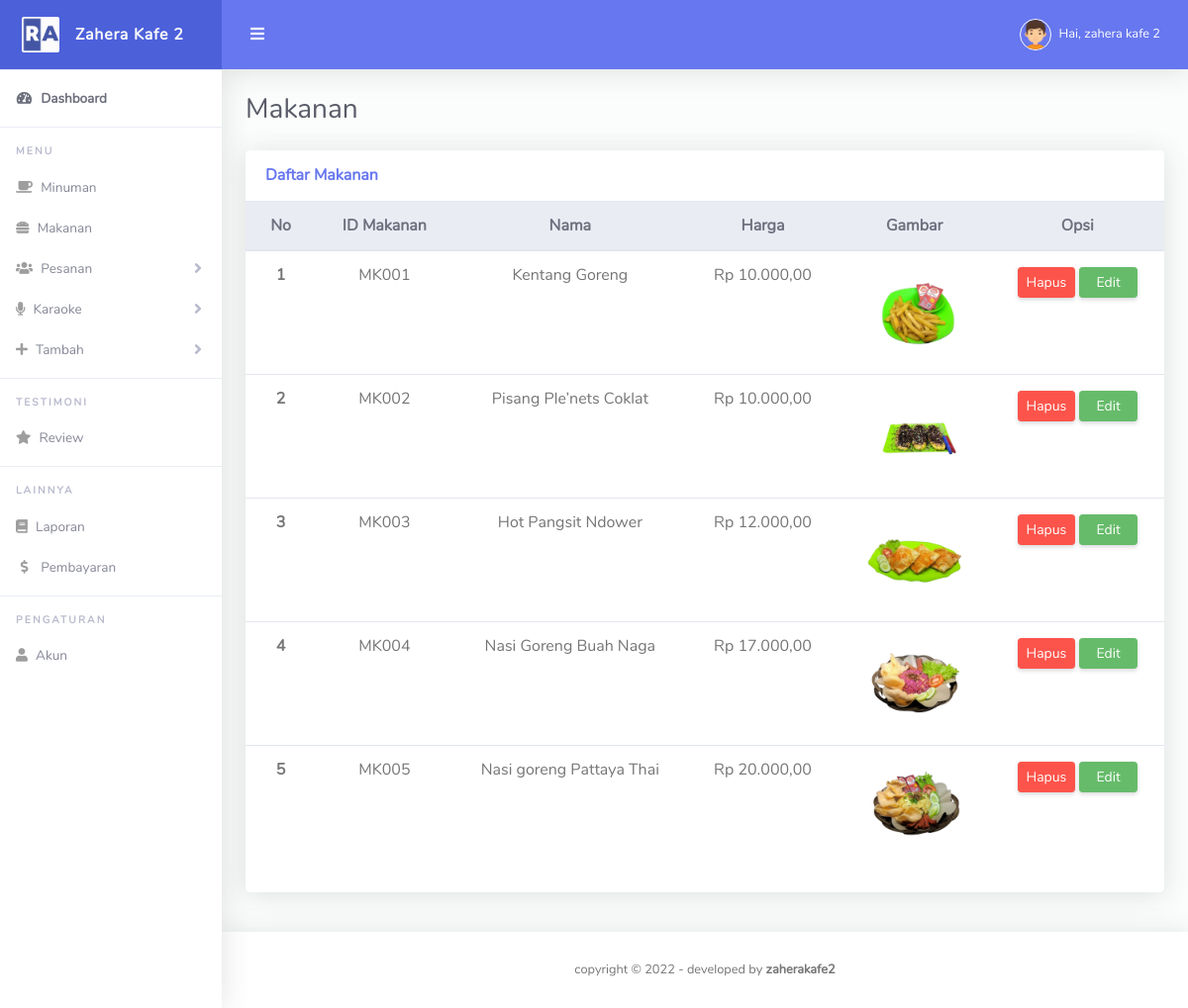
Page /makanan_admin.php (signed in) on the committed database.
### tables this page shows
CREATE TABLE `tb_makanan` (
  `id` int(11) NOT NULL,
  `id_makanan` varchar(255) NOT NULL,
  `nama_makanan` varchar(255) NOT NULL,
  `harga_makanan` varchar(255) NOT NULL,
  `gmb_makanan` varchar(255) NOT NULL
);

### makanan_admin.php (the view)
<?php include "navbar_admin.php"; ?>
<div class="container-fluid" id="container-wrapper">
  <div class="d-sm-flex align-items-center justify-content-between mb-4">
    <h1 class="h3 mb-0 text-gray-800">Makanan</h1>
  </div>
  <div class="row mb-3">
    <div class="col-xl-12 col-lg-11 mb-4">
      <div class="card">
        <div class="card-header py-3 d-flex flex-row align-items-center justify-content-between">
          <h6 class="m-0 font-weight-bold text-primary">Daftar Makanan</h6>
        </div>
        <div class="table-responsive">
          <table class="table align-items-center table-flush text-center">
            <thead class="thead-light">
              <tr>
                <th>No</th>
                <th>ID Makanan</th>
                <th>Nama</th>
                <th>Harga</th>
                <th>Gambar</th>
                <th>Opsi</th>
              </tr>
            </thead>
            <tbody>
              <?php
              include "koneksi.php";
              $query = "SELECT * FROM tb_makanan";
              $query_run = mysqli_query($koneksi, $query);
              $no = 1;
              while ($row = mysqli_fetch_array($query_run)) {
              ?>
                <tr>
                  <th><?= $no++ ?></th>
                  <td><?= $row['id_makanan']; ?></td>
                  <td><?= $row['nama_makanan']; ?></td>
                  <td><?= "Rp ".number_format($row['harga_makanan'], 2,',','.'); ?></td>
                  <td><img src="upload/<?= $row['gmb_makanan']; ?>" style="width: 100px; height: 100px;" alt=""></td>
                  <td>
                    <a href="hapus.php?id_mkn=<?= $row['id']; ?>" onclick="return confirm('Apakah anda yakin?');">
                      <span class="btn mt-1 btn-sm mb-1 btn-danger">Hapus</span></a>
                    <a href="edit_makanan.php?id=<?= $row['id']; ?>">
                      <span class="btn btn-sm btn-success px-3">Edit</span></a>
                  </td>
                </tr>
              <?php
              }
              ?>
            </tbody>
          </table>
        </div>
        <div class="card-footer"></div>
      </div>
    </div>
  </div>
</div>
<?php include "footer_admin.php"; ?>

### navbar_admin.php (shortened to what this page needs)
<?php
include "jumlah.php";
?>
<!DOCTYPE html>
<html lang="en">
<head>
    <link href="vendor/fontawesome-free/css/all.min.css" rel="stylesheet" type="text/css">
    <link href="vendor/bootstrap/css/bootstrap.min.css" rel="stylesheet" type="text/css">
    <link href="assets/css/ruang-admin.min.css" rel="stylesheet">
</head>
<body id="page-top">
    <div id="wrapper">
        <ul class="navbar-nav sidebar sidebar-light accordion" id="accordionSidebar">
            <a class="sidebar-brand d-flex align-items-center justify-content-center" href="admin.php">
                <div class="sidebar-brand-icon">
                    <img src="assets/img/logo/logo2.png">
                </div>
                <div class="sidebar-brand-text mx-3">Zahera Kafe 2</div>
            </a>
            <hr class="sidebar-divider my-0">
            <li class="nav-item active">
                <a class="nav-link" href="admin.php">
                    <i class="fas fa-fw fa-tachometer-alt"></i>
                    <span>Dashboard</span></a>
            </li>
            <hr class="sidebar-divider">
            <div class="sidebar-heading">
                Menu
            </div>
            <?php if ($_SESSION['level'] == 'admin') : ?>
                <li class="nav-item">
                    <a class="nav-link" href="minuman_admin.php">
                        <i class="fa fa-coffee"></i>
                        <span>Minuman</span>
                    </a>
                </li>
                <li class="nav-item">
                    <a class="nav-link" href="makanan_admin.php">
                        <i class="fa fa-hamburger"></i>
                        <span>Makanan</span>
                    </a>
                </li>
            <?php endif; ?>
            <li class="nav-item">
                <a class="nav-link collapsed" href="#" data-toggle="collapse" data-target="#collapseTable" aria-expanded="true" aria-controls="collapseTable">
                    <i class="fa fa-users"></i>
                    <span>Pesanan</span>
                </a>
            </li>
            <li class="nav-item">
                <a class="nav-link collapsed" href="#" data-toggle="collapse" data-target="#collapseTable5" aria-expanded="true" aria-controls="collapseTable">
                    <i class="fa fa-microphone"></i>
                    <span>Karaoke</span>
                </a>
            </li>
            <li class="nav-item">
                <a class="nav-link collapsed" href="#" data-toggle="collapse" data-target="#collapseTable2" aria-expanded="true" aria-controls="collapseTable">
                    <i class="fa fa-plus"></i>
                    <span>Tambah</span>
                </a>
            </li>
            <?php if ($_SESSION['level'] == 'admin') : ?>
                <hr class="sidebar-divider">
                <div class="sidebar-heading">
                    Testimoni
                </div>
                <li class="nav-item">
                    <a class="nav-link" href="review_admin.php">
                        <i class="fa fa-star"></i>
                        <span>Review</span>
                    </a>
                </li>
                <hr class="sidebar-divider">
                <div class="sidebar-heading">
                    Lainnya
                </div>
                <li class="nav-item">
                    <a class="nav-link" href="laporan_admin.php">
                        <i class="fa fa-book"></i>
                        <span>Laporan</span>
                    </a>
                </li>
                <?php if ($_SESSION['level'] == 'admin') : ?>
                <li class="nav-item">
                    <a class="nav-link" href="detail_pembayaran.php">
                        <i class="fas fa-fw fa-dollar-sign"></i>
                        <span>Pembayaran</span></a>
                </li>
            <?php endif; ?>
                <hr class="sidebar-divider">
                <div class="sidebar-heading">
                    Pengaturan
                </div>
                <li class="nav-item">
                    <a class="nav-link" href="pengaturan_admin.php">
                        <i class="fa fa-user"></i>
                        <span>Akun</span>
                    </a>
                </li>
            <?php endif; ?>
        </ul>
        <div id="content-wrapper" class="d-flex flex-column">
            <div id="content">
                <nav class="navbar navbar-expand navbar-light bg-navbar topbar mb-4 static-top">
                    <button id="sidebarToggleTop" class="btn btn-link ro unded-circle mr-3">
                        <i class="fa fa-bars"></i>
                    </button>
                    <ul class="navbar-nav ml-auto">
                        <li class="nav-item dropdown no-arrow">
                            <a class="nav-link dropdown-toggle" href="#" id="userDropdown" role="button" data-toggle="dropdown" aria-haspopup="true" aria-expanded="false">
                                <img class="img-profile rounded-circle" src="assets/img/boy.png" style="max-width: 60px">
                                <?php
                                $email = $_SESSION['email'];
                                $sql = "SELECT * FROM tb_login WHERE email ='$email'";
                                $result = mysqli_query($koneksi, $sql);
                                if ($result) {
                                    if (mysqli_num_rows($result) > 0) {
                                        while ($row = mysqli_fetch_array($result)) {
                                ?>
                                            <span class="ml-2 d-none d-lg-inline text-white small">Hai, <?= $row['nama_lengkap'] ?></span>
                                <?php
                                        }
                                    }
                                }
                                ?>
                            </a>
                        </li>
                    </ul>
                </nav>

### rows in the picture
tb_makanan: id_makanan "MK001", nama_makanan "Kentang Goreng", harga_makanan "10.000,00", gmb_makanan (picture)
tb_makanan: id_makanan "MK002", nama_makanan "Pisang Ple’nets Coklat", harga_makanan "10.000,00", gmb_makanan (picture)
tb_makanan: id_makanan "MK003", nama_makanan "Hot Pangsit Ndower", harga_makanan "12.000,00", gmb_makanan (picture)
tb_makanan: id_makanan "MK004", nama_makanan "Nasi Goreng Buah Naga", harga_makanan "17.000,00", gmb_makanan (picture)
tb_makanan: id_makanan "MK005", nama_makanan "Nasi goreng Pattaya Thai", harga_makanan "20.000,00", gmb_makanan (picture)

### other values in the picture
$row['nama_lengkap'] "zahera kafe 2"
